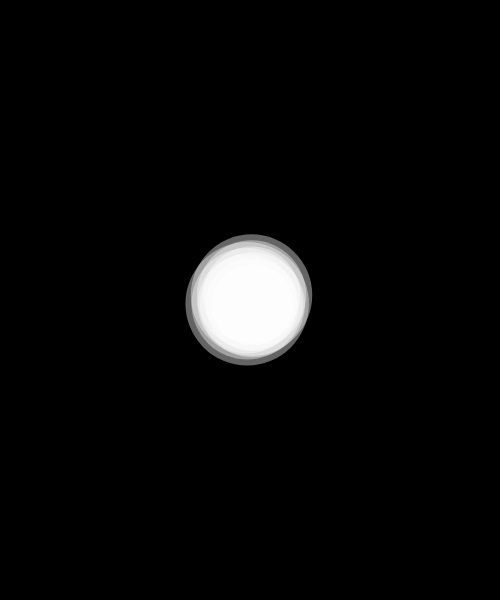
Frame 1 (no input)
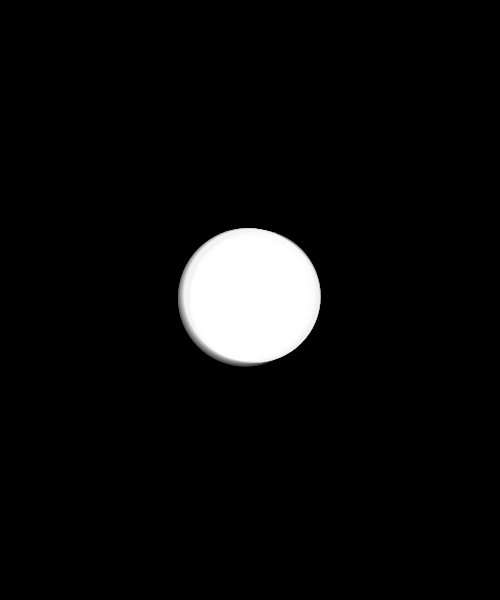
Frame 60 (no input)
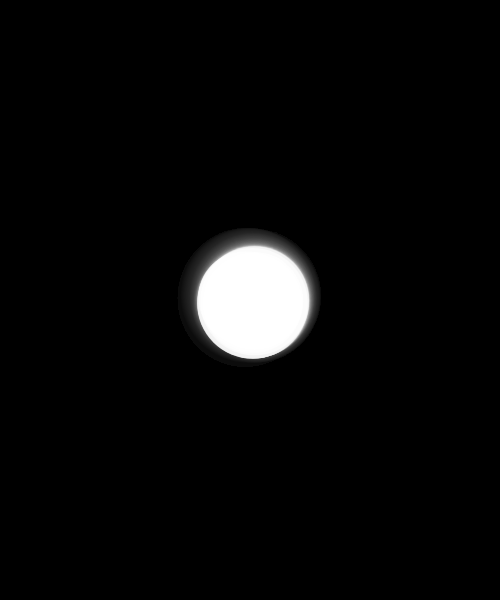
Frame 120 (the mouse pressed at the canvas centre since frame 60)

The p5.js sketch that drew these frames (run headless with seeded random() and noise() and a simulated clock; from frame 60 on, the mouse is pressed at the canvas centre):

// p5.js sketch
// ── sketch.js
"use strict";

let blobs = []

function setup() {
  createCanvas(500, 600);
  background(0);
  noStroke();

  blobs.push(new Blob(width/2, height/2, 1.2));

}

function draw() {
  background(0,10);

  for (let i = 0; i < blobs.length; i++) {
    blobs[i].update();
    blobs[i].display();
  }
}


class Particle {
  constructor(x, y) {
    this.pos = createVector(x, y);
    this.dia = random(50, 80);
    this.angle = random(TWO_PI);
    this.aVel = random(0.01, 0.05);
    this.distance = random(3, 6);
  }
  display() {
    this.angle += this.aVel;

    this.pos.x = cos(this.angle) * this.distance;
    this.pos.y = sin(this.angle) * this.distance;
    let dia = sin(this.angle) * this.distance;

    fill(255, 100);
    ellipse(this.pos.x, this.pos.y, 10 + this.dia, 10 + this.dia);
    ellipse(this.pos.x, this.pos.y, 20 + this.dia, 20 + this.dia);
    ellipse(this.pos.x, this.pos.y, 30 + this.dia, 30 + this.dia);
  }
}

class Blob {
  constructor(x, y, size) {
    this.pos = createVector(x, y);
    this.vel = createVector();
    this.acc = createVector();
    this.size = size;
    this.sizeFreq = random(0.01, 0.05);
    this.scale = 1.0;
    this.particles = [];
    let randomNumber = floor(random(3, 5));
    for (let i = 0; i < randomNumber; i++) {
      this.particles.push(new Particle(this.pos.x, this.pos.y));
    }

  }
  update() {
    this.scale = this.size * map(sin(frameCount * this.sizeFreq), -1, 1, 0.9, 1.1);
  }
  display() {
    push();
    translate(this.pos.x, this.pos.y);
    scale(this.scale);
    for (let i = 0; i < this.particles.length; i++) {
      this.particles[i].display();
    }
    pop();
  }
}
